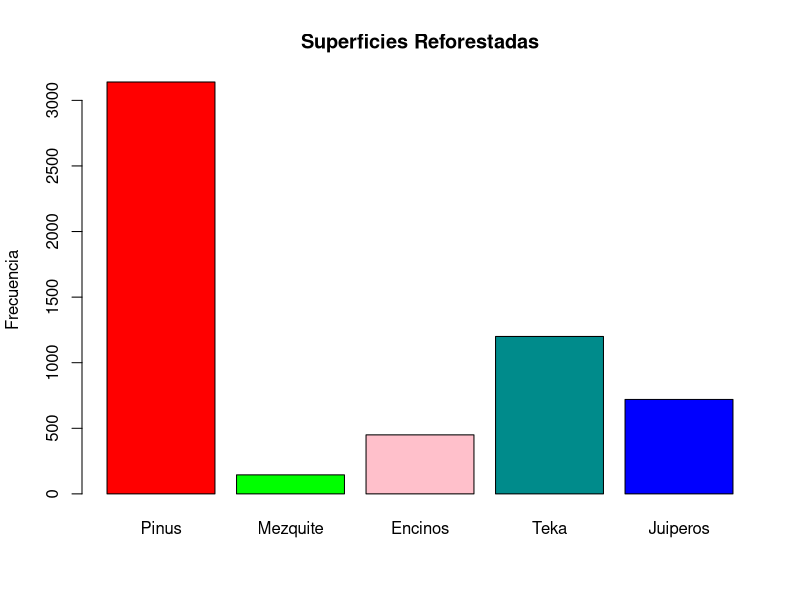
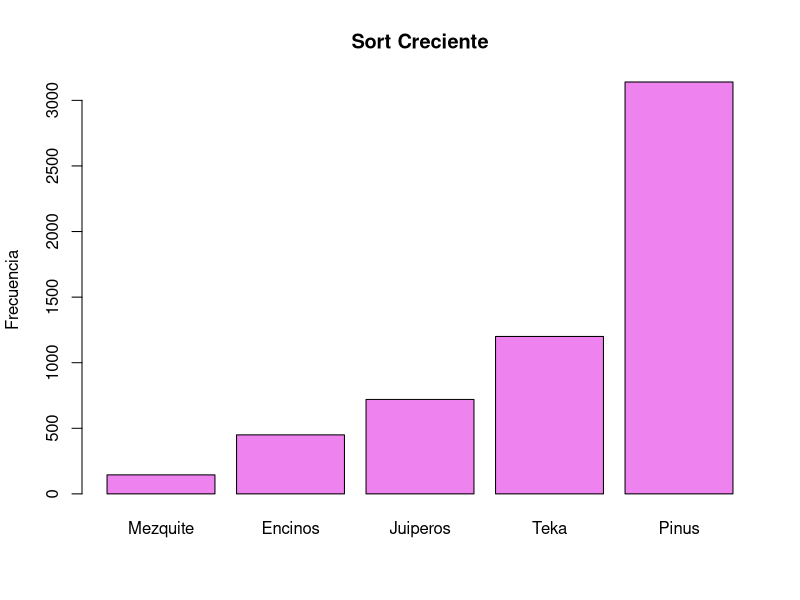
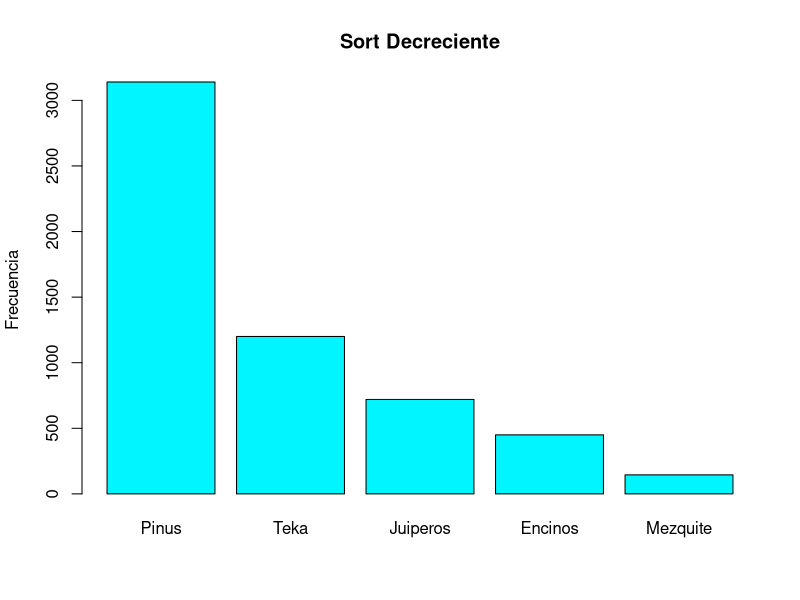

The R script that drew these images, in order:
#Marlen Gutierrez Barrientos 
#30/08/2022
#Tarea 1
 

# PROBLEMA #1 -------------------------------------------------------------

#Un investigador realiza un inventario de la superﬁcie reforestada por especie en la región centro mediante los reporte emitidos por CONAFOR. El investigador encuentra que la superﬁcie reforestada con diferentes especies son las siguientes:
  
Pinus <- 3140; Mezquite <- 145; Encinos <- 450;
Teka <- 1200; Juiperos <- 720

#crea un vector llamdado superficie

superficie <- c()
superficie <- c(Pinus, Mezquite, Encinos, Teka, Juiperos)


#Usa la funcion barplot para producir un diagrama de barras de la superficie por especie

barplot (superficie, main = "Superficies Reforestadas", ylab= "Frecuencia",
         names.arg= c("Pinus", "Mezquite", "Encinos", "Teka", "Juiperos"), 
         col = c("red","green","pink","darkcyan","blue"))


#Descubra como utilizar sort para ordenar los elementos en la variable superficie, con el fin de organizar elementos en gastos en orden creciente

s_creciente <- sort(superficie)

#barplot para grafico de barras en orden creciente

barplot (s_creciente, main = "Sort Creciente", ylab = "Frecuencia",
         names.arg= c("Mezquite", "Encinos", "Juiperos", "Teka", "Pinus"),
         col = "violet")

#sort para orden decreciente
s_decreciente <- sort (superficie, decreasing = T)

#barplot para grafico de barras en orden decreciente

barplot (s_decreciente, main = "Sort Decreciente", ylab = "Frecuencia",
         names.arg= c("Pinus", "Teka", "Juiperos", "Encinos", "Mezquite"),
         col = "turquoise1")

#determinar la media de la variable superficie

mean (superficie)


# PROBLEMA 2 --------------------------------------------------------------

#Un técnico examina 30 cajas de Petri en las que se colocaron para germinar seis semillas y después de cierto tiempo cuenta el número de semillas germinadas en cada una de ellas. Los valores de las 30 observaciones son los siguientes:

#Ingresar los datos en una variable llamada germinación
germinacion <- c(4, 1, 6, 2, 4, 2, 4, 2, 4, 6, 3, 5, 3, 2, 5, 4, 0, 5, 4, 
                 2, 4, 5, 3, 5, 3, 5, 4, 3, 6, 2)

#Determinar la media de germinación de las 30 cajas Petri
mean(germinacion)

#Averigue como determinar la desviación estándar 
help (sd)
sd(germinacion)


# PROBLEMA 3 --------------------------------------------------------------

#Una viverista mide la altura alcanzada por 25 plantas de Prosopis de un año de edad, obteniendo los siguientes valores:

#Ingresar los datos en una variable llamada altura

altura <- c(38, 14, 44, 11, 9, 21, 39, 28, 41, 4, 35, 24, 36, 12,
            20, 31, 24, 25, 10, 21, 11, 36, 37, 20, 26)

#Determinar la media de altura de las plántulas de Prosopis
mean (altura)

#Determinar la desviacíon estándar de la variable altura
sd(altura)



